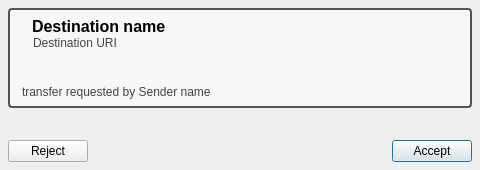
<?xml version="1.0" encoding="UTF-8"?>
<ui version="4.0">
 <class>incoming_calltransfer_dialog</class>
 <widget class="QDialog" name="incoming_calltransfer_dialog">
  <property name="geometry">
   <rect>
    <x>0</x>
    <y>0</y>
    <width>480</width>
    <height>170</height>
   </rect>
  </property>
  <property name="minimumSize">
   <size>
    <width>480</width>
    <height>170</height>
   </size>
  </property>
  <property name="maximumSize">
   <size>
    <width>16777215</width>
    <height>170</height>
   </size>
  </property>
  <property name="windowTitle">
   <string>Call Transfer Request</string>
  </property>
  <property name="windowIcon">
   <iconset>
    <normaloff>icons/blink48.png</normaloff>icons/blink48.png</iconset>
  </property>
  <layout class="QVBoxLayout" name="dialog_layout">
   <property name="spacing">
    <number>32</number>
   </property>
   <property name="leftMargin">
    <number>8</number>
   </property>
   <property name="topMargin">
    <number>8</number>
   </property>
   <property name="rightMargin">
    <number>8</number>
   </property>
   <property name="bottomMargin">
    <number>8</number>
   </property>
   <item>
    <widget class="QFrame" name="frame">
     <property name="styleSheet">
      <string>QFrame#frame {
	background-color: #f8f8f8;
	border-color: #545454;
	border-radius: 4px;
	border-width: 2px;
	border-style: solid;
}

QFrame#frame QLabel#username_label {
	color: #000000;
}


</string>
     </property>
     <property name="frameShape">
      <enum>QFrame::StyledPanel</enum>
     </property>
     <property name="frameShadow">
      <enum>QFrame::Sunken</enum>
     </property>
     <layout class="QGridLayout" name="frame_layout">
      <property name="topMargin">
       <number>7</number>
      </property>
      <property name="bottomMargin">
       <number>7</number>
      </property>
      <property name="verticalSpacing">
       <number>0</number>
      </property>
      <item row="0" column="1">
       <widget class="QLabel" name="username_label">
        <property name="sizePolicy">
         <sizepolicy hsizetype="Expanding" vsizetype="Fixed">
          <horstretch>0</horstretch>
          <verstretch>0</verstretch>
         </sizepolicy>
        </property>
        <property name="font">
         <font>
          <pointsize>12</pointsize>
          <weight>75</weight>
          <bold>true</bold>
         </font>
        </property>
        <property name="text">
         <string>Destination name</string>
        </property>
        <property name="alignment">
         <set>Qt::AlignLeading|Qt::AlignLeft|Qt::AlignVCenter</set>
        </property>
       </widget>
      </item>
      <item row="1" column="1">
       <widget class="QLabel" name="uri_label">
        <property name="sizePolicy">
         <sizepolicy hsizetype="Expanding" vsizetype="Fixed">
          <horstretch>0</horstretch>
          <verstretch>0</verstretch>
         </sizepolicy>
        </property>
        <property name="palette">
         <palette>
          <active>
           <colorrole role="WindowText">
            <brush brushstyle="SolidPattern">
             <color alpha="255">
              <red>68</red>
              <green>68</green>
              <blue>68</blue>
             </color>
            </brush>
           </colorrole>
           <colorrole role="Text">
            <brush brushstyle="SolidPattern">
             <color alpha="255">
              <red>68</red>
              <green>68</green>
              <blue>68</blue>
             </color>
            </brush>
           </colorrole>
          </active>
          <inactive>
           <colorrole role="WindowText">
            <brush brushstyle="SolidPattern">
             <color alpha="255">
              <red>68</red>
              <green>68</green>
              <blue>68</blue>
             </color>
            </brush>
           </colorrole>
           <colorrole role="Text">
            <brush brushstyle="SolidPattern">
             <color alpha="255">
              <red>68</red>
              <green>68</green>
              <blue>68</blue>
             </color>
            </brush>
           </colorrole>
          </inactive>
          <disabled>
           <colorrole role="WindowText">
            <brush brushstyle="SolidPattern">
             <color alpha="255">
              <red>118</red>
              <green>118</green>
              <blue>117</blue>
             </color>
            </brush>
           </colorrole>
           <colorrole role="Text">
            <brush brushstyle="SolidPattern">
             <color alpha="255">
              <red>118</red>
              <green>118</green>
              <blue>117</blue>
             </color>
            </brush>
           </colorrole>
          </disabled>
         </palette>
        </property>
        <property name="text">
         <string>Destination URI</string>
        </property>
        <property name="indent">
         <number>1</number>
        </property>
       </widget>
      </item>
      <item row="0" column="0" rowspan="2">
       <widget class="QLabel" name="user_icon">
        <property name="pixmap">
         <pixmap>icons/default-avatar.png</pixmap>
        </property>
        <property name="alignment">
         <set>Qt::AlignCenter</set>
        </property>
       </widget>
      </item>
      <item row="2" column="0" colspan="2">
       <spacer name="frame_spacer">
        <property name="orientation">
         <enum>Qt::Vertical</enum>
        </property>
        <property name="sizeHint" stdset="0">
         <size>
          <width>20</width>
          <height>20</height>
         </size>
        </property>
       </spacer>
      </item>
      <item row="3" column="0" colspan="2">
       <widget class="QLabel" name="transfer_label">
        <property name="palette">
         <palette>
          <active>
           <colorrole role="WindowText">
            <brush brushstyle="SolidPattern">
             <color alpha="255">
              <red>68</red>
              <green>68</green>
              <blue>68</blue>
             </color>
            </brush>
           </colorrole>
           <colorrole role="Text">
            <brush brushstyle="SolidPattern">
             <color alpha="255">
              <red>68</red>
              <green>68</green>
              <blue>68</blue>
             </color>
            </brush>
           </colorrole>
          </active>
          <inactive>
           <colorrole role="WindowText">
            <brush brushstyle="SolidPattern">
             <color alpha="255">
              <red>68</red>
              <green>68</green>
              <blue>68</blue>
             </color>
            </brush>
           </colorrole>
           <colorrole role="Text">
            <brush brushstyle="SolidPattern">
             <color alpha="255">
              <red>68</red>
              <green>68</green>
              <blue>68</blue>
             </color>
            </brush>
           </colorrole>
          </inactive>
          <disabled>
           <colorrole role="WindowText">
            <brush brushstyle="SolidPattern">
             <color alpha="255">
              <red>118</red>
              <green>118</green>
              <blue>117</blue>
             </color>
            </brush>
           </colorrole>
           <colorrole role="Text">
            <brush brushstyle="SolidPattern">
             <color alpha="255">
              <red>118</red>
              <green>118</green>
              <blue>117</blue>
             </color>
            </brush>
           </colorrole>
          </disabled>
         </palette>
        </property>
        <property name="text">
         <string extracomment="is offering file sharing">transfer requested by Sender name</string>
        </property>
        <property name="indent">
         <number>3</number>
        </property>
       </widget>
      </item>
     </layout>
    </widget>
   </item>
   <item>
    <layout class="QHBoxLayout" name="button_layout">
     <property name="spacing">
      <number>5</number>
     </property>
     <item>
      <widget class="QPushButton" name="reject_button">
       <property name="maximumSize">
        <size>
         <width>16777215</width>
         <height>28</height>
        </size>
       </property>
       <property name="text">
        <string>Reject</string>
       </property>
      </widget>
     </item>
     <item>
      <spacer name="button_spacer">
       <property name="orientation">
        <enum>Qt::Horizontal</enum>
       </property>
       <property name="sizeHint" stdset="0">
        <size>
         <width>40</width>
         <height>20</height>
        </size>
       </property>
      </spacer>
     </item>
     <item>
      <widget class="QPushButton" name="accept_button">
       <property name="maximumSize">
        <size>
         <width>16777215</width>
         <height>28</height>
        </size>
       </property>
       <property name="text">
        <string>Accept</string>
       </property>
       <property name="default">
        <bool>true</bool>
       </property>
      </widget>
     </item>
    </layout>
   </item>
  </layout>
 </widget>
 <tabstops>
  <tabstop>accept_button</tabstop>
  <tabstop>reject_button</tabstop>
 </tabstops>
 <resources/>
 <connections>
  <connection>
   <sender>accept_button</sender>
   <signal>clicked()</signal>
   <receiver>incoming_calltransfer_dialog</receiver>
   <slot>accept()</slot>
   <hints>
    <hint type="sourcelabel">
     <x>345</x>
     <y>117</y>
    </hint>
    <hint type="destinationlabel">
     <x>196</x>
     <y>67</y>
    </hint>
   </hints>
  </connection>
  <connection>
   <sender>reject_button</sender>
   <signal>clicked()</signal>
   <receiver>incoming_calltransfer_dialog</receiver>
   <slot>reject()</slot>
   <hints>
    <hint type="sourcelabel">
     <x>48</x>
     <y>117</y>
    </hint>
    <hint type="destinationlabel">
     <x>196</x>
     <y>67</y>
    </hint>
   </hints>
  </connection>
 </connections>
</ui>
